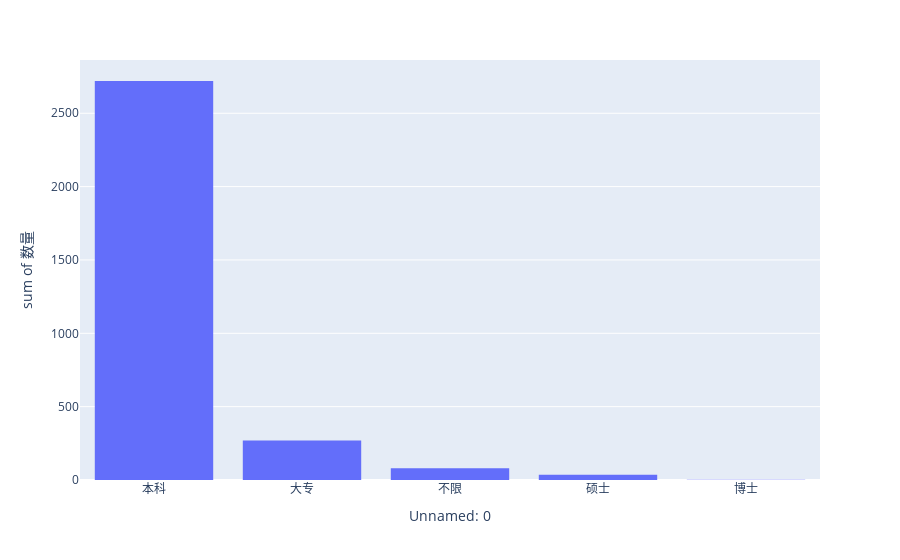

The notebook cell this image was saved under:
### Code cell
fig = px.histogram(df, x="Unnamed: 0",y='数量')
fig.show()

### Figure 1 — Plotly figure (JSON) as saved in the notebook; plotly's stock layout.template omitted (floating-point values rounded to 4 significant figures)
{"data": [{"alignmentgroup": "True", "bingroup": "x", "histfunc": "sum", "hovertemplate": "Unnamed: 0=%{x}<br>sum of 数量=%{y}<extra></extra>", "legendgroup": "", "marker": {"color": "#636efa", "pattern": {"shape": ""}}, "name": "", "offsetgroup": "", "orientation": "v", "showlegend": false, "type": "histogram", "x": ["本科", "大专", "不限", "硕士", "博士"], "xaxis": "x", "y": [2720, 269, 80, 36, 1], "yaxis": "y"}], "layout": {"autosize": true, "barmode": "relative", "legend": {"tracegroupgap": 0}, "margin": {"t": 60}, "xaxis": {"anchor": "y", "autorange": true, "domain": [0, 1], "range": [-0.5, 4.5], "title": {"text": "Unnamed: 0"}, "type": "category"}, "yaxis": {"anchor": "x", "autorange": true, "domain": [0, 1], "range": [0, 2863.0], "title": {"text": "sum of 数量"}, "type": "linear"}}}
